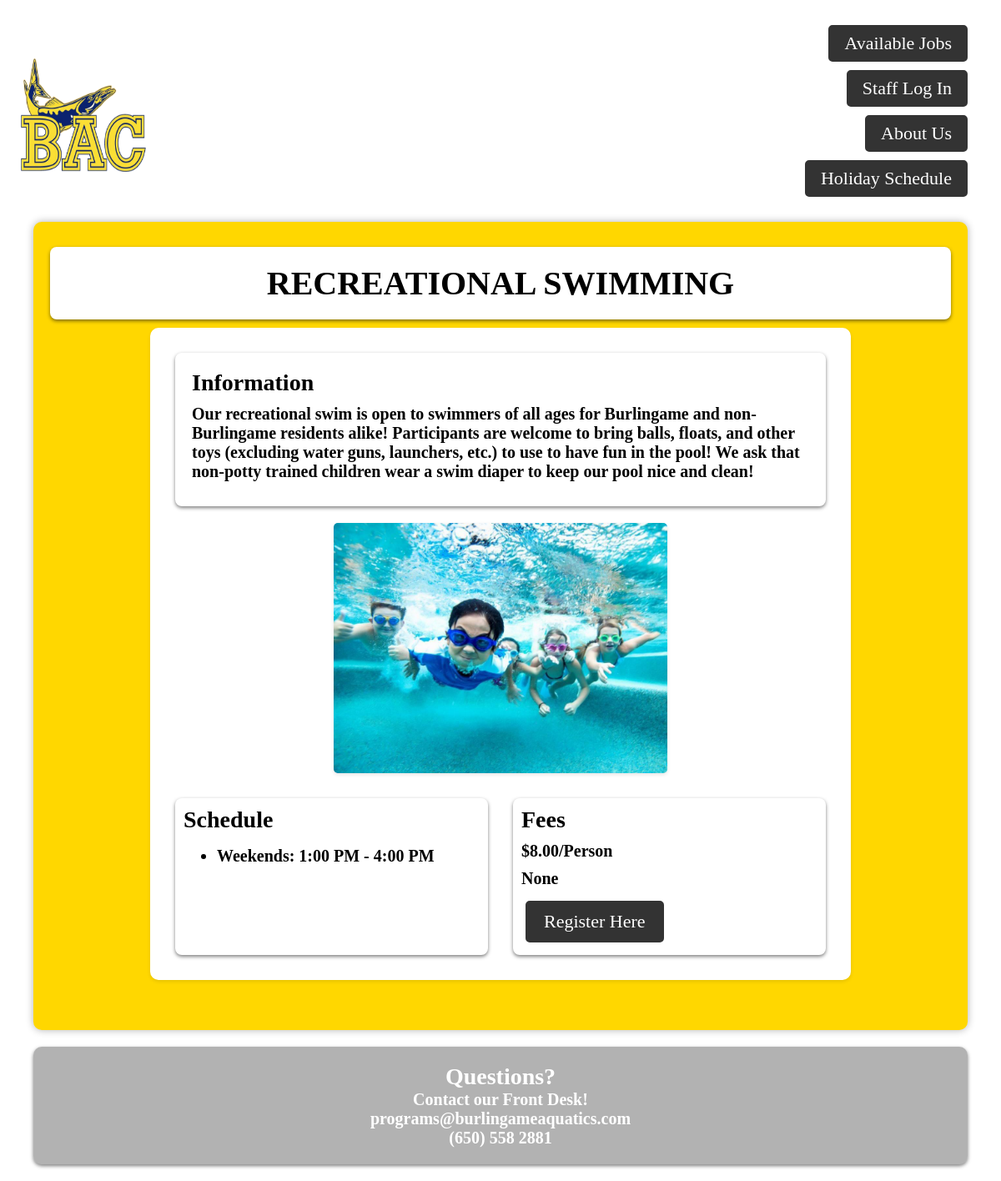
/Recswim/, run on the app's committed database.
### Recswim/models.py (models this page shows)
class Schedule(models.Model):
    urgent = models.TextField(blank=True, null=True)
    info = models.TextField(blank=True, null=True)
    weekdays = models.CharField(max_length=255, blank=True, null=True)
    weekdays_timeframe = models.CharField(
        max_length=255, blank=True, null=True)
    weekends = models.CharField(max_length=255, blank=True, null=True)
    weekends_timeframe = models.CharField(
        max_length=255, blank=True, null=True)
    daily_fee = models.DecimalField(
        max_digits=8, decimal_places=2, blank=True, null=True)
    registration_info = models.TextField(blank=True, null=True)

### Recswim/views.py (the view)
# urls.py: path('', views.index, name='index'),
def index(request):
    schedules = Schedule.objects.all()  # need this in all viewing page
    return render(request, 'recswim/recswim.html', {'schedules': schedules})

### Recswim/templates/recswim/recswim.html (shortened to what this page needs)
{% load static %}
<!DOCTYPE html>
<html>
<head>
    <link rel="stylesheet" href="{% static 'css/everything2.css' %}">
    <link rel="stylesheet" href="{% static 'css/RecSwim/recswim.css' %}">
</head>
<body id="PG-grid">
    <header class="banner">
        <div id="banner-bin">
            <div id="banner-button">
                <a href="{% url 'index' %}" id="logo">
                    <img src="/static/BAC.png" alt="BAC-logo" id="BAC-logo">
                </a>
            </div>
        </div>
        <div id="staff" style="text-align: right; margin-right: 10px;">
            <div id="addJob">
                <a id="jobDesc" class="custom-link" href="{% url 'aboutus:jobDesc' %}">Available Jobs</a>
            </div>
            <div id="user-login">
                {% if user.is_authenticated %}
                <div class="user-welcome">
                    <form method="post" action="{% url 'logout' %}" class="logout-form">
                    {% csrf_token %}
                    <button type="submit" class="btn btn-logout custom-link">Welcome {{ user.username }}</button>
                    <a href="{% url 'recswim:edit_schedule' %}" class="btn custom-link">Edit Page</a>
                    </form>
                </div>
                {% else %}
                <a id="login" class="custom-link" href="/login">Staff Log In</a>
                {% endif %}
            </div>
            <div id="about-us">
                <a id="aboutus" class="custom-link" href="{% url 'aboutus:aboutus' %}">About Us</a>
            </div>
            <div id="holiday">
                <a id="holiday" class="custom-link" href="{% url 'holiday:holiday_view' %}">Holiday Schedule</a>
            </div>
        </div>
    </header>
    <div class="PG-content">
        <div id="title" class="box">
            <div class="title-box">
                <h1>RECREATIONAL SWIMMING</h1>
            </div>
        </div>
        <div class="container">
            <div id="top">
                <div id="info" style="width: 100%;">
                    <div id="desc" class="box">
                        <h2>Information</h2>
                        <div id="card">
                            <h3>{{ schedules.first.info }}</h3>
                        </div>
                    </div>
                    <img src="/static/rec.jpg" alt="recPic" id="recPic">
                    <div id="writing">
                        <div id="schedule" class="box">
                            <h2>Schedule</h2>
                            <ul>
                                {% if schedules.first.weekends %}
                                <li>
                                    <h3>{{ schedules.first.weekends }}: {{ schedules.first.weekends_timeframe }}</h3>
                                </li>
                                {% endif %}
                            </ul>
                        </div>
                        <div id="fees" class="box" style="margin-left: 20px;">
                            <h2>Fees</h2>
                            <div id="card">
                                <h3>${{ schedules.first.daily_fee }}/Person</h3>
                                <h3>{{ schedules.first.registration_info | safe }}</h3>
                                <a id="Register" class="custom-link"
                                    href="https://secure.rec1.com/CA/burlingame-aquatics-ca/catalog">Register Here
                                </a>
                            </div>
                        </div>
                    </div>
                </div>
            </div>
        </div>
    </div>
    <footer class="footer">
        <div id="foot">
            <h2>Questions?</h2>
            <h3>Contact our Front Desk!</h3>
            <h3>programs@burlingameaquatics.com</h3>
            <h3>(650) 558 2881</h3>
        </div>
    </footer>
</body>
</html>

### static/css/everything2.css (style rules this page uses)
h1 { font-size: 40px; font-family: Tahoma; }
h2, p { font-size: 28px; }
h3, li { font-size: 20px; }
#PG-grid { display: grid; grid-template-columns: 4fr; grid-template-rows: auto auto auto; grid-template-areas: "banner" "PG-content" "footer"; }
#banner-bin { display: grid; grid-template-columns: 40px auto auto auto; grid-template-areas: "banner-button sponsor . staff"; column-gap: 10px; }
#banner-button { display: grid; grid-template-columns: auto auto; grid-template-areas: "logo social-box"; column-gap: 0.5px; }
#staff { grid-area: staff; align-self: center; }
.banner { padding: 25px; width: auto; display: flex; justify-content: space-between; align-items: center; }
.banner a { margin-right: 10px; }
.banner img { width: 50px; height: 50px; }
#BAC-logo { width: 150px; height: 150px; }
#staff .custom-link { display: inline-block; padding: 7px 17px; margin: 5px; border: 2px solid #333; border-radius: 5px; background-color: #333; color: #fff; text-decoration: none; transition: background-color 0.3s ease-in-out; font-size: 22px; }
.custom-link { display: inline-block; padding: 10px 20px; margin: 5px; border: 2px solid #333; border-radius: 5px; background-color: #333; color: #fff; text-decoration: none; transition: background-color 0.3s ease-in-out; font-size: 22px; }
#title { text-align: center; padding: 20px 0; font-size: 20px; width: 100%; }
.box { flex: 1; background-color: #fff; box-shadow: 0 2px 4px rgba(0, 0, 0, 0.5); padding: 20px; margin: 10px; border-radius: 8px; }
.PG-content { position: relative; display: flex; flex-direction: column; align-items: center; justify-content: center; width: 90%; padding: 20px; border-radius: 10px; box-shadow: 0 0 10px rgba(0, 0, 0, 0.3); margin: auto; }
.footer { position: relative; background-color: rgba(0, 0, 0, 0.3); padding: 20px; border-radius: 10px; margin: 20px auto; width: 90%; max-width: 8000px; box-shadow: 0 2px 4px rgba(0, 0, 0, 0.5); backdrop-filter: blur(10px); }
#foot { text-align: center; color: white; }

### static/css/RecSwim/recswim.css (style rules this page uses)
body, h1, h2, h3, li { margin: 0; padding: 0; }
.PG-content { background-color: gold; }
.container { max-width: 800px; margin: 0 auto; padding: 20px; background-color: #fff; border-radius: 10px; box-shadow: 0 2px 4px rgba(0, 0, 0, 0.1); margin-bottom: 40px; }
#desc h2 { margin-bottom: 5px; }
#desc h3 { margin-bottom: 10px; }
#recPic { display: block; margin: 20px auto; max-width: 100%; max-height: 300px; width: auto; height: auto; border-radius: 5px; box-shadow: 0 2px 4px rgba(0, 0, 0, 0.1); }
#writing { display: flex; justify-content: space-between; margin-top: 20px; }
#schedule, #fees { flex: 1; padding: 10px; }
#desc h2, #fees h2 { margin-bottom: 10px; }
#desc h3, #fees h3 { margin-bottom: 10px; }

### data on the page
Schedule: first.info "Our recreational swim is open to swimmers of all ages for Burlingame and non-Burlingame residents alike! Participants are welcome to bring balls, floats, and other toys (excluding water guns, launchers, etc.) to use to have fun in the pool! We ask that non-potty trained children wear a swim diaper to keep our pool nice and clean!", first.weekends "Weekends", first.weekends_timeframe "1:00 PM - 4:00 PM", first.daily_fee "8.00", first.registration_info "None"
